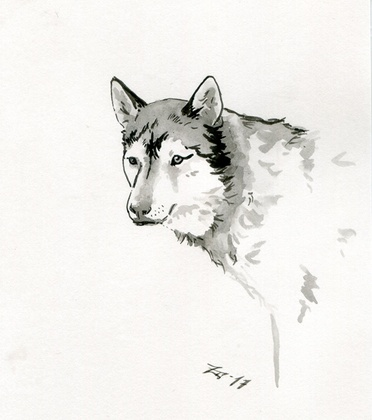
%> input picture segmentation/images/dog2.jpg, 372 x 420 px, shrunk from 650 x 733 before the run
$ octave main.m   (GNU Octave 9; MATLAB toolbox functions it lacks are replaced by stand-ins)
%> lines starting %> are read from the running program, lines starting %| are printed output that depends on the picture; in (x1, y1, x2, y2) boxes, pixels count from 0 and x2, y2 are one past the last pixel; in counts of white or black regions, pixels touching at a corner belong together; the program's own positions count from 1
### segmentation/constants.m
%% image processing constants

branch_threshold = 5;
area_threshold = 8;

SE_light = strel('disk',5);
SE_medium = strel('disk',2);

%% machine constants

global plotter_blue

if plotter_blue == true
    old_min_x = 0;
    old_max_x = 200;
    old_min_y = 0;
    old_max_y = 140;
else
    old_min_x = 30;
    old_max_x = 230;
    old_min_y = 0;
    old_max_y = 140;
end

global pen_up
global pen_touching;        % pen is just touching the page
global pen_down
if plotter_blue == true
    pen_up = 5;
    pen_touching = 20;
    pen_down = 30;
%     pen_down = 25;
else
    pen_up = 5;
    pen_touching = 15;
    pen_down = 35;
end

global max_pen_width
max_pen_width = 8;          % in mm

rapid_feed_rate = 500;
paint_feed_rate = 500;

if plotter_blue == true
    n_ink_pots = 4;
    ink.x = 240;
    ink.y = 45;
    ink_y_offset = 25;
else
    n_ink_pots = 4;
    ink.x = 0;
    ink.y = 70;
    ink_y_offset = 0;
end

%% gcode strings

global decimal_places
decimal_places = '%.1f';

speed_multiplier = 6;      % only look at one in every 10 pixels so as to speed the gcode up

min_paint_refill = 30;

global pen_up_str;
pen_up_str = strcat('M3 S', num2str(pen_up), '\n');

global pen_down_str;
pen_down_str = strcat('M3 S', num2str(pen_down), '\n');

global pen_touching_str;
pen_touching_str = strcat('M3 S', num2str(pen_touching), '\n');

rapid_feed_rate_str = strcat('G0 F', num2str(rapid_feed_rate), '\n');
paint_feed_rate_str = strcat('G1 F', num2str(paint_feed_rate), '\n');

ink.gcode = get_ink_gcode(ink);
ink(1:n_ink_pots) = struct(ink);
for ii = 2:n_ink_pots
    ink(ii).x = ink(1).x;
    ink(ii).y = ink(ii-1).y + ink_y_offset;
    ink(ii).gcode = get_ink_gcode(ink(ii));
end

%% original input image

% [9 lines of commented-out code are left out]
file_in = 'dog2.jpg';
file_out = 'result9.png';

original_img = imread(file_in);
%> original_img is the input picture: size 420x372x3 uint8; mean R, G, B 238.2, 236.9, 233.3
if plotter_blue == true
    original_img = flip(original_img,1);
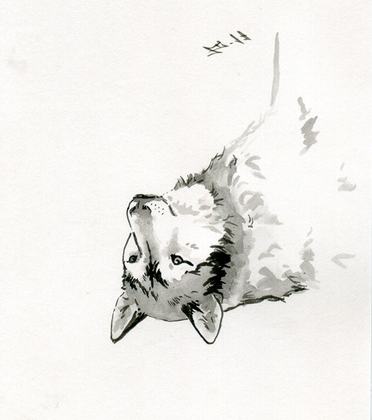
%> original_img: size 420x372x3 uint8; mean R, G, B 238.2, 236.9, 233.3; mean of the top-left, top-right, bottom-left and bottom-right quarters 245.3, 241.7, 233.4, 224
else
    original_img = flip(original_img,2);
end
global n_rows
global n_cols
n_rows = size(original_img, 1);      % y-values
%> n_rows = 420
n_cols = size(original_img, 2);      % x-values
%> n_cols = 372
if n_rows > n_cols
    original_img = imrotate(original_img, 90);
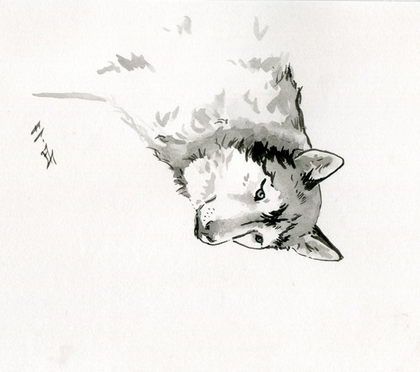
%> original_img: size 372x420x3 uint8; mean R, G, B 238.2, 236.9, 233.3; mean of the top-left, top-right, bottom-left and bottom-right quarters 241.7, 224, 245.3, 233.4
    n_rows = size(original_img, 1);      % y-values
%> n_rows = 372
    n_cols = size(original_img, 2);      % x-values
%> n_cols = 420
end

### segmentation/helper_functions/set_new_plotter_range.m
function range_values = set_new_plotter_range(old_min_x, old_max_x, old_min_y, old_max_y)
%> called with old_min_x = 0, old_max_x = 200, old_min_y = 0, old_max_y = 140

    % new_max + new_min = old_max + old_min
    % new_max - new_min = (old_max - old_min)*(scaling factor)
    % new_max = (1/2)*(old_max + old_min + ((old_max - old_min)*(scaling factor)))
    global new_min_x
    global new_max_x
    global new_min_y
    global new_max_y
    global n_rows;          % y
    global n_cols;          % x
    global mm_per_pixel;


    % find maximum scaling factor, which is the minimum scaling factor
    % along any of x or y direction
    scale_img = n_rows/n_cols;
%> scale_img = 0.886
    scale_plotter = (old_max_y - old_min_y)/(old_max_x - old_min_x);
    % scale = min([scale_x, scale_y]);

    if (scale_plotter > scale_img)
        % y-values need to be changed
        scale = (old_max_x - old_min_x)/n_cols;
        new_max_y = (old_max_y + old_min_y + n_rows*scale)/2;    % new_max_y
        new_min_y = old_max_y + old_min_y - new_max_y;                              % new_min_y
        new_min_x = old_min_x;
        new_max_x = old_max_x;
    elseif (scale_plotter < scale_img)
        % x-values need to be changed
        scale = (old_max_y - old_min_y)/n_rows;
%> scale = 0.376
        new_max_x = (old_max_x + old_min_x + n_cols*scale)/2;   % new_max_x
%> new_max_x = 179
        new_min_x = old_max_x + old_min_x - new_max_x;                        % new_min_x
%> new_min_x = 20.97
        new_min_y = old_min_y;
        new_max_y = old_max_y;
    else
        new_min_x = old_min_x;
        new_max_x = old_max_x;
        new_min_y = old_min_y;
        new_max_y = old_max_y;
        scale = 1;
    end

    mm_per_pixel = scale;
%> mm_per_pixel = 0.376


end

### segmentation/main2_lol.m
BW = bwmorph(BW, 'spur');               % remove random pixels
BW = imfill(1-BW, 'holes');             % fill missing pixels
euclidean = bwdist(1-BW);               % Euclidean distance to nearest white point
euclidean = imgaussfilt(euclidean, 2);  % apply Gaussian filter
% outline = bwmorph(BW, 'remove');        % get the outline of the shape

%% find regions within the image

regions = bwconncomp(BW);

skeleton_old = false(size(BW));
skeleton_new = false(size(BW));

branchpoints_x_old = [];
branchpoints_y_old = [];
branchpoints_x_new = [];
branchpoints_y_new = [];

endpoints_x_old = [];
endpoints_y_old = [];
endpoints_x_new = [];
endpoints_y_new = [];

for ii = 1:regions.NumObjects

    % get region outline
    stroke.image = extract_labelled_region(blank_image, regions.PixelIdxList{ii});   % extract only the current region
% [4 lines of commented-out code are left out]
    stroke.outline = bwmorph(stroke.image, 'remove');

    % skeleton
    stroke.skeleton = bwmorph(stroke.image, 'skel', Inf);             % skeletonise the outline
    if numel(find(stroke.skeleton)) < area_threshold                  % skip strokes that are too short
        continue
    end
    skeleton_old = skeleton_old + stroke.skeleton;

    % branchpoints before pruning
    stroke.branchpoints = bwmorph(stroke.skeleton, 'branchpoints');
    [temp_y, temp_x] = find(stroke.branchpoints);
    branchpoints_y_old = [branchpoints_y_old; temp_y];
    branchpoints_x_old = [branchpoints_x_old; temp_x];

    % endpoints before pruning
    stroke.endpoints = bwmorph(stroke.skeleton, 'endpoints');
    [temp_y, temp_x] = find(stroke.endpoints);
    endpoints_y_old = [endpoints_y_old; temp_y];
    endpoints_x_old = [endpoints_x_old; temp_x];

    % remove branches that are too short
    stroke.len_shortest_branch = get_shortest_branch(stroke);
    while stroke.len_shortest_branch < branch_threshold
        stroke = remove_shortest_branch(stroke);
    end

    % skip strokes that are too short
    if numel(find(stroke.skeleton)) < area_threshold
        continue
    end

    % get rid of spurious regions
    current_stroke = bwconncomp(stroke.skeleton);
    stroke.skeleton = blank_image;
    longest_skeleton = 0;
    for jj = 1:current_stroke.NumObjects
        if length(current_stroke.PixelIdxList{jj}) > longest_skeleton
            longest_skeleton = length(current_stroke.PixelIdxList{jj});
            skeleton_temp = extract_labelled_region(blank_image, current_stroke.PixelIdxList{jj});
        else
            continue;
        end
    end
    stroke.skeleton = logical(skeleton_temp);
    stroke.branchpoints = bwmorph(stroke.skeleton, 'branchpoints');
    stroke.endpoints = bwmorph(stroke.skeleton, 'endpoints');

    % skeleton after pruning branches
    skeleton_new = skeleton_new + stroke.skeleton;
    [temp_y, temp_x] = find(stroke.branchpoints);
    branchpoints_y_new = [branchpoints_y_new; temp_y];
    branchpoints_x_new = [branchpoints_x_new; temp_x];
    [temp_y, temp_x] = find(stroke.endpoints);
    endpoints_y_new = [endpoints_y_new; temp_y];
    endpoints_x_new = [endpoints_x_new; temp_x];

    %% gcode

    if find(stroke.branchpoints)
        while find(stroke.branchpoints)
            stroke.skeleton = logical(stroke.skeleton - stroke.branchpoints);
            stroke.branchpoints = bwmorph(stroke.skeleton, 'branchpoints');
        end

        skeleton_regions = bwconncomp(stroke.skeleton);
        for jj = 1:skeleton_regions.NumObjects

            stroke.skeleton = extract_labelled_region(blank_image, skeleton_regions.PixelIdxList{jj});
            stroke.branchpoints = bwmorph(stroke.skeleton, 'branchpoints');
            stroke.endpoints = bwmorph(stroke.skeleton, 'endpoints');

            % skip strokes that are too short
            if numel(find(stroke.skeleton)) < area_threshold
                continue
            end

            % get rid of spurious regions
            current_stroke = bwconncomp(stroke.skeleton);
            stroke.skeleton = blank_image;
            longest_skeleton = 0;
            for kk = 1:current_stroke.NumObjects
                if length(current_stroke.PixelIdxList{kk}) > longest_skeleton
                    longest_skeleton = length(current_stroke.PixelIdxList{kk});
                    skeleton_temp = extract_labelled_region(blank_image, current_stroke.PixelIdxList{kk});
                else
                    continue;
                end
            end
            stroke.skeleton = logical(skeleton_temp);
            stroke.branchpoints = bwmorph(stroke.skeleton, 'branchpoints');
            stroke.endpoints = bwmorph(stroke.skeleton, 'endpoints');

            gcode_script;

        end

    else

        gcode_script;

    end
end

%% end of gcode

fprintf(gcode, pen_up_str);     % better to be safe
fprintf(gcode, ink(current_ink).gcode);
fclose(gcode);

%% plots

if plotting

    figure;

    subplot(1, 3, 1);
    imshow(img);
    title('Original image');

    % without pruning branches
    subplot(1, 3, 2);
    imshow(skeleton_old);
    hold on;
    scatter(branchpoints_x_old, branchpoints_y_old, 'r*');
    scatter(endpoints_x_old, endpoints_y_old, 'oc');
    title('Before pruning branches');
    legend('branchpoints', 'endpoints');

    subplot(1, 3, 3);
    imshow(skeleton_new);
    hold on;
    scatter(branchpoints_x_new, branchpoints_y_new, 'r*');
    scatter(endpoints_x_new, endpoints_y_new, 'oc');
    title('After pruning branches');
    legend('branchpoints', 'endpoints');

    if saving
        saveas(gcf, file_out);
    end

end

### segmentation/helper_functions/extract_labelled_region.m
function region = extract_labelled_region(blank_image, idx_list)
%     img = uint8(img);       % convert to integer image
%     img(img ~= label) = 0;  % set other regions to zero
%     region = img > 0;       % convert to binary image
    blank_image(idx_list) = true;
    region = blank_image;
end

### segmentation/helper_functions/get_ink_gcode.m
function ink_str = get_ink_gcode(ink)

    global pen_up_str;
    global pen_down_str;

    ink_str = strcat(pen_up_str, 'G0 X', num2str(ink.x), ' Y', num2str(ink.y), '   (dip ink)\n', pen_down_str, pen_up_str);

end

### segmentation/helper_functions/get_shortest_branch.m
% get the length of the current shortest branch (i.e. distance from a
% branchpoint to an endpoint
function len_shortest_branch = get_shortest_branch(strokes)

    % get of each point in the skeleton to the nearest endpoint
    D = bwdistgeodesic(strokes.skeleton, strokes.endpoints);

    % only look at the branchpoints to get minimum distance from any branch
    % to any closest endpoint
    len_shortest_branch = min(D(strokes.branchpoints));

end

### segmentation/start_gcode.m
gcode = fopen(gcode_file, 'w');
fprintf(gcode, rapid_feed_rate_str);
fprintf(gcode, paint_feed_rate_str);
fprintf(gcode, 'G90\n');
fprintf(gcode, pen_up_str);
fprintf(gcode, ink(current_ink).gcode);

### segmentation/main.m
%% robot art comp
%
% https://au.mathworks.com/matlabcentral/answers/88284-remove-the-spurious-edge-of-skeleton#answer_97852
% https://au.mathworks.com/matlabcentral/answers/137424-total-area-of-a-region-of-binary-image

clearvars;
close all;

addpath('./images/', './helper_functions/');

plotting = true;
saving = false;

global plotter_blue
plotter_blue = true;
constants;

original_img = imgaussfilt(original_img,1);             % apply Gaussian filter

set_new_plotter_range(old_min_x, old_max_x, old_min_y, old_max_y);

blank_image = false(n_rows, n_cols);

%% lightest

gcode_file = 'output_shiba_light.txt';
current_ink = 3;
start_gcode;

img = rgb2gray(imgaussfilt(original_img,2));           % convert to grayscale
mask = blank_image;
mask(img < 180) = 1;
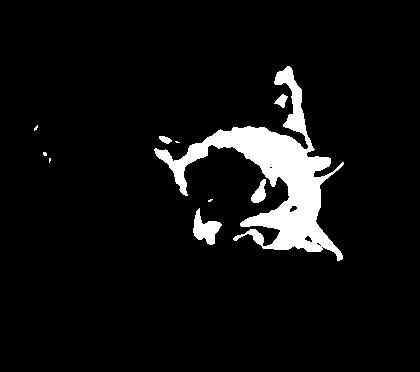
%> mask: size 372x420 logical; 6.6% white; 10 white regions (5 under 20 px), largest, box (x1, y1, x2, y2) and area: (154, 66, 344, 261) 9351, (193, 208, 222, 245) 530, (251, 179, 266, 203) 208, (274, 94, 288, 108) 103, (159, 136, 172, 144) 67
mask = imdilate(mask, SE_light);
%> mask: size 372x420 logical; 10.8% white; 5 white regions, box (x1, y1, x2, y2) and area: (150, 62, 348, 265) 15378, (189, 204, 226, 249) 1071, (39, 148, 55, 167) 210, (30, 121, 42, 135) 135, (204, 195, 217, 206) 120
img(mask) = 255;
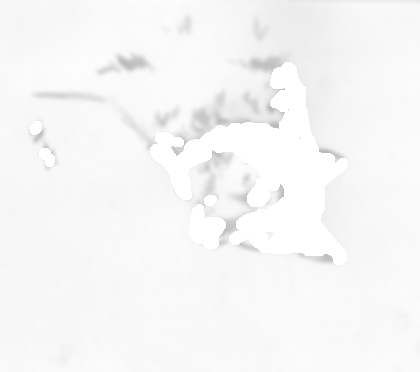
%> img: size 372x420 uint8; min 180, max 255, mean 246.9
BW = imbinarize(img);              % convert to black and white
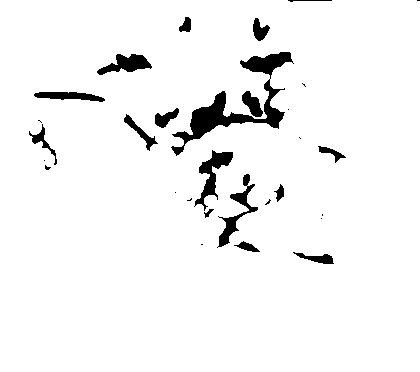
%> BW: size 372x420 logical; 95.4% white; 30 black regions (13 under 20 px), largest, box (x1, y1, x2, y2) and area: (171, 52, 294, 156) 2622, (194, 150, 233, 211) 740, (217, 174, 258, 248) 684
imshow(BW);

main2_lol;
%> `euclidean = bwdist(1-BW);`:
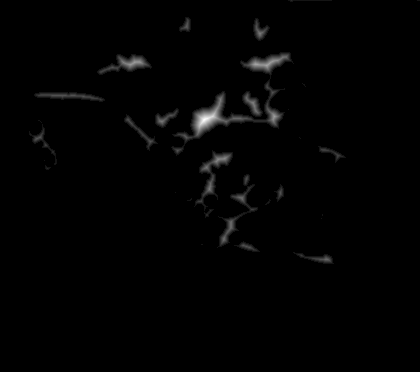
%> euclidean: size 372x420 single; min 0, max 12.53, mean 0.125; drawn with min black and max white
%> `regions = bwconncomp(BW);`: regions = 30 connected components
%> the run ends on the next line

$ run again, with segmentation/flower.jpg copied over segmentation/images/dog2.jpg
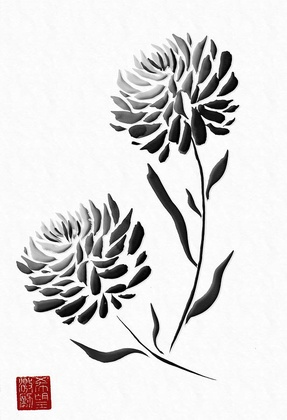
%> input picture segmentation/flower.jpg, 287 x 420 px, shrunk from 615 x 900 before the run
%> original_img is the input picture: size 420x287x3 uint8; mean R, G, B 223.1, 222.1, 222
%> `mask(img < 180) = 1;`:
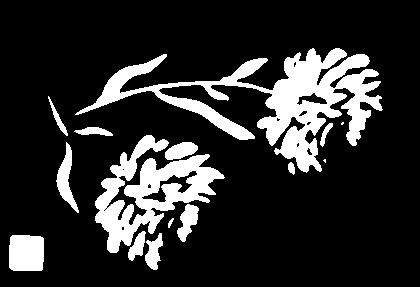
%> mask: size 287x420 logical; 17.4% white; 15 white regions (2 under 20 px), largest, box (x1, y1, x2, y2) and area: (75, 48, 383, 173) 10977, (95, 135, 225, 253) 5988, (9, 235, 44, 271) 1212
%> `euclidean = bwdist(1-BW);`:
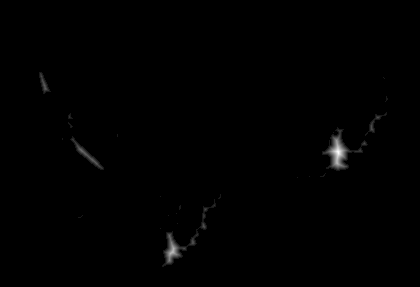
%> euclidean: size 287x420 single; min 0, max 10.05, mean 0.0418; drawn with min black and max white
%> regions = 23 connected components

$ run again, with segmentation/images/woman.jpg copied over segmentation/images/dog2.jpg
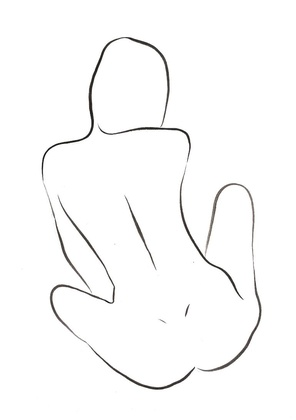
%> input picture segmentation/images/woman.jpg, 296 x 420 px, shrunk from 770 x 1094 before the run
%> original_img is the input picture: size 420x296x3 uint8; mean R, G, B 250.5, 250.5, 250.3
%> `euclidean = imgaussfilt(euclidean, 2);`:
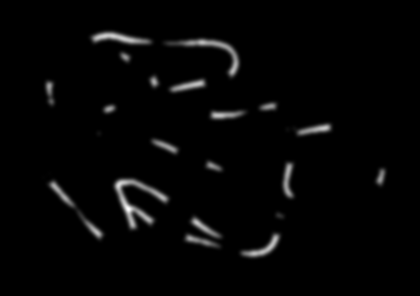
%> euclidean: size 296x420 single; min 0, max 3.34, mean 0.072; drawn with min black and max white
%> regions = 24 connected components
